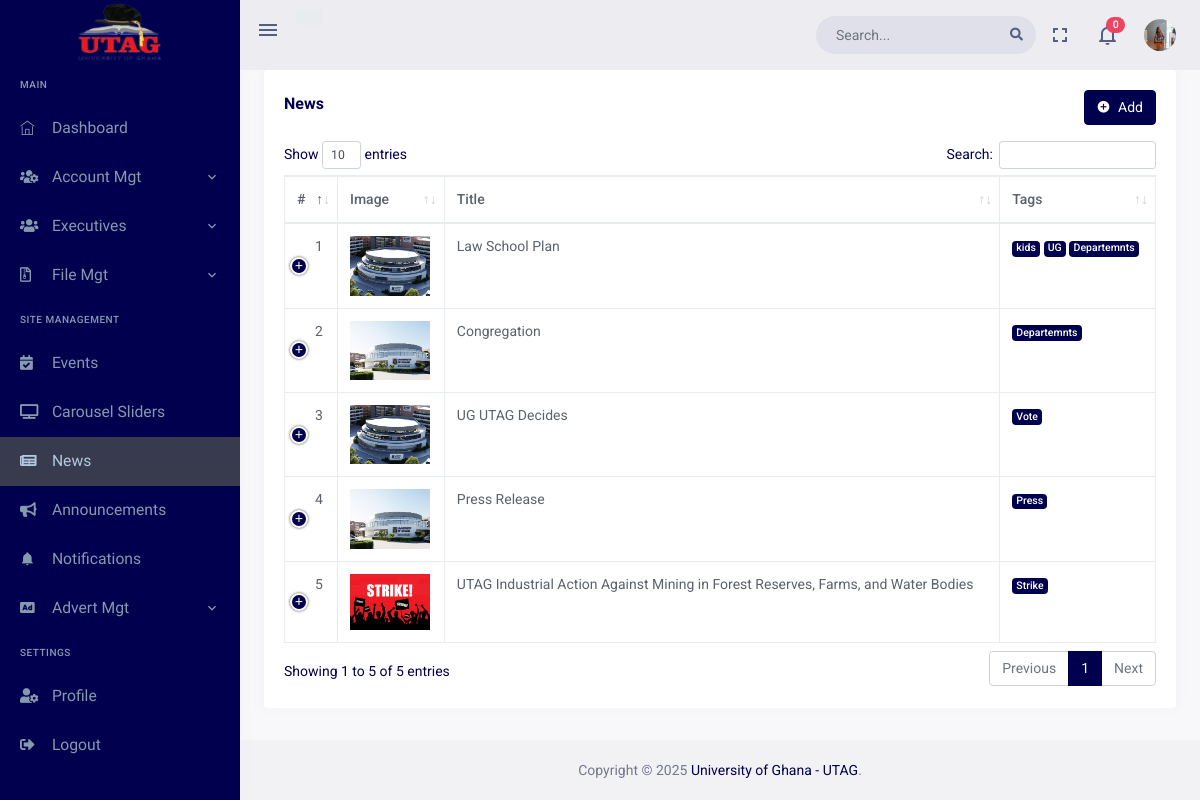
The page /dashboard/news (signed in) on the database its author committed.
### accounts/models.py (models this page shows, shortened)
class User(AbstractBaseUser, PermissionsMixin):
    TITLE_CHOICES = (
        ('Prof.', 'Prof.'),
        ('Dr.', 'Dr.'),
        ('Mr.', 'Mr.'),
        ('Mrs.', 'Mrs.'),
    )
    GENDER_CHOICES = (
        ('Male', 'Male'),
        ('Female', 'Female')
    )
    EXECUTIVE_POSITION_CHOICES = (
        ('President', 'President'),
        ('Vice President', 'Vice President'),
        ('Secretary', 'Secretary'),
        ('Treasurer', 'Treasurer'),
        ('Committee Member', 'Committee Member'),
    )
    title = models.CharField(max_length=5, choices=TITLE_CHOICES)
    first_name = models.CharField(max_length=30)
    other_name = models.CharField(max_length=30, blank=True, null=True)
    last_name = models.CharField(max_length=30)
    gender = models.CharField(max_length=10, choices=GENDER_CHOICES)
    profile_pic = models.ImageField(upload_to='profile_pictures/', blank=True, null=True)
    email = models.EmailField(unique=True)
    email_sent = models.BooleanField(default=False)
    phone_number = models.CharField(max_length=15, blank=True, null=True)
    department = models.CharField(max_length=50, blank=True, null=True)
    created_from_dashboard = models.BooleanField(default=False)
    created_by = models.ForeignKey('self', on_delete=models.CASCADE, blank=True, null=True)
    is_bulk_creation = models.BooleanField(default=False)
    created_at = models.DateTimeField(auto_now_add=True)
    updated_at = models.DateTimeField(auto_now=True)
    is_staff = models.BooleanField(default=False)
    is_superuser = models.BooleanField(default=False)
    executive_image = models.ImageField(upload_to='executive_images/', blank=True, null=True)
    executive_position = models.CharField(max_length=30, choices=EXECUTIVE_POSITION_CHOICES, blank=True, null=True)
    fb_profile_url = models.URLField(blank=True, null=True)
    twitter_profile_url = models.URLField(blank=True, null=True)
    linkedin_profile_url = models.URLField(blank=True, null=True)
    date_appointed = models.DateField(null=True, blank=True)
    date_ended = models.DateField(null=True, blank=True)
    is_active_executive = models.BooleanField(default=False)
    objects = UserManager()
    USERNAME_FIELD = 'email'
    REQUIRED_FIELDS = ['title', 'first_name', 'last_name', 'gender']
    def get_full_name(self):
        if self.other_name:
            return f'{self.title} {self.first_name} {self.other_name} {self.last_name}'
        else:
            return f'{self.title} {self.first_name} {self.last_name}'
    def get_profile_pic_url(self):
        return self.profile_pic.url if self.profile_pic else '/static/dashboard/assets/images/users/profile.png'
    def is_admin(self):
        return self.groups.filter(name='Admin').exists() or self.is_superuser
    def __str__(self):
        return self.get_full_name()
    class Meta:
        permissions = [
        ('view_dashboard', 'Can view dashboard'),
        ('add_admin', 'Can add admin'),
        ('change_admin', 'Can change admin'),
        ('delete_admin', 'Can delete admin'),
        ('view_admin', 'Can view admin'),
        ('add_executive', 'Can add executive'),
        ('change_executive', 'Can change executive'),
        ('delete_executive', 'Can delete executive'),
        ('view_executive', 'Can view executive'),
        ('add_member', 'Can add member'),
        ('change_member', 'Can change member'),
        ('delete_member', 'Can delete member'),
        ('view_member', 'Can view member'),
        ]

### dashboard/models.py (models this page shows, shortened)
class News(models.Model):
    featured_image = models.ImageField(upload_to='news_images/', blank=True, null=True)
    title = models.CharField(max_length=150)
    news_slug = models.SlugField(max_length=150, unique=True, blank=True)
    content = HTMLField()
    author = models.ForeignKey(settings.AUTH_USER_MODEL, on_delete=models.CASCADE, related_name='author')
    tags = models.ManyToManyField('Tag', blank=True)
    is_published = models.BooleanField(default=False)
    created_at = models.DateTimeField(auto_now_add=True)
    updated_at = models.DateTimeField(auto_now=True)
    def get_featured_image_url(self):
        return self.featured_image.url if self.featured_image else None

class Tag(models.Model):
    name = models.CharField(max_length=50, unique=True)
    slug = models.SlugField(max_length=50, unique=True, blank=True)

### dashboard/views/news.py (the view)
# urls.py: path('news',views.NewsView.as_view(), name='news'),
class NewsView(View):
    template_name = 'dashboard_pages/news.html'
    @method_decorator(MustLogin)
    def get(self, request):
        news = News.objects.all()
        notifications = Notification.objects.filter(user=request.user).order_by('-created_at')[:5]
        notification_count = Notification.objects.filter(user=request.user, status='UNREAD').count()
        context = {
            'newss' : news,
            'notifications' : notifications,
            'notification_count' : notification_count
        }
        return render(request, self.template_name, context)

### dashboard/templates/dashboard_pages/news.html (shortened to what this page needs)
{% extends "base/dashboard_base.html" %}
{% load static %}
{% block content %}
<div class="page-content">
  <div class="container-fluid">
    <div class="row">
      <div class="col-12">
        <div class="card">
          <div class="card-body">
            <div class="row align-items-center">
              <div class="col-md-8">
                <h4 class="card-title">News</h4>
              </div>
              {% if user.is_admin or user.is_superuser or user.is_secretary %}
              <div class="col-md-4">
                <div class="float-end d-none d-md-block">
                  <a class="btn btn-primary" href="{% url 'dashboard:create_news' %}">
                    <i class="mdi mdi-plus-circle me-1"></i> Add
                  </a>
                </div>
              </div>
              {% endif %}
            </div>
            <div class="mt-3">
              <table id="datatable" class="table table-bordered dt-responsive nowrap" style="border-collapse: collapse; border-spacing: 0; width: 100%;">
                <thead>
                  <tr>
                    <th>#</th>
                    <th>Image</th>
                    <th>Title</th>
                    <th>Tags</th>
                  </tr>
                </thead>
                <tbody>
                  {% for news in newss %}
                  <tr>
                    <td>{{ forloop.counter }}</td>
                    <td>
                      <img src="{{ news.get_featured_image_url }}" alt="" class="img-fluid" width="80" height="60">
                    </td>
                    <td>{{ news.title }}</td>
                    <td>
                      {% for tag in news.tags.all %}
                        <span class="badge bg-primary">{{ tag.name }}</span>
                      {% empty %}
                        <span class="badge bg-secondary">No Tags</span>
                      {% endfor %}
                    </td>
                  </tr>
                  {% endfor %}
                </tbody>
              </table>
            </div>
          </div>
        </div>
      </div>
    </div>
  </div>
</div>
{% endblock content %}
{% block my_styles %}
 <link href="{% static 'dashboard/assets/libs/datatables.net-bs4/css/dataTables.bootstrap4.min.css' %}" rel="stylesheet" type="text/css">
 <link href="{% static 'dashboard/assets/libs/datatables.net-buttons-bs4/css/buttons.bootstrap4.min.css' %}" rel="stylesheet" type="text/css">
 <link href="{% static 'dashboard/assets/libs/datatables.net-responsive-bs4/css/responsive.bootstrap4.min.css' %}" rel="stylesheet" type="text/css">
 <link href="https://cdn.jsdelivr.net/npm/select2@4.1.0-rc.0/dist/css/select2.min.css" rel="stylesheet" />
{% endblock my_styles %}

### dashboard/templates/includes/dash_header.html (shortened to what this page needs)
{% load static %}
<header id="page-topbar">
    <div class="navbar-header">
        <div class="d-flex">
            <div class="navbar-brand-box">
                <a href="{% url 'website:index' %}" class="logo logo-light">
                    <span class="logo-lg">
                        <img src="{% static 'dashboard/assets/images/utag_ug.png' %}" alt="" height="80">
                    </span>
                </a>
            </div>
            <button type="button" class="btn btn-sm px-3 font-size-24 header-item waves-effect" id="vertical-menu-btn">
                <i class="mdi mdi-menu"></i>
            </button>
            <div class="d-none d-sm-block">
                <div class="pt-3 d-inline-block">
                    {% if user.is_authenticated %}
                    <p class="btn btn-secondary">
                    </p>
                    {% endif %}
                </div>
            </div>
        </div>
        <div class="d-flex">
            <form class="app-search d-none d-lg-block">
                <div class="position-relative">
                    <input type="text" class="form-control" placeholder="Search...">
                    <span class="fa fa-search"></span>
                </div>
            </form>
            <div class="dropdown d-none d-lg-inline-block">
                <button type="button" class="btn header-item noti-icon waves-effect" data-bs-toggle="fullscreen">
                    <i class="mdi mdi-fullscreen"></i>
                </button>
            </div>
            <div class="dropdown d-inline-block">
                <button type="button" class="btn header-item noti-icon waves-effect" id="page-header-notifications-dropdown" data-bs-toggle="dropdown" aria-haspopup="true" aria-expanded="false">
                    <i class="mdi mdi-bell-outline"></i>
                    <span class="badge bg-danger rounded-pill">{{ notification_count }}</span>
                </button>
            </div>
            <div class="dropdown d-inline-block">
                <button type="button" class="btn header-item waves-effect" id="page-header-user-dropdown" data-bs-toggle="dropdown" aria-haspopup="true" aria-expanded="false">
                    <img class="rounded-circle header-profile-user" src="{% if request.user.profile_pic %} {{ request.user.get_profile_pic_url }} {% else %} {% static 'dashboard/assets/images/users/profile.png' %} {% endif %}" alt="Header Avatar">
                </button>
            </div>
        </div>
    </div>
</header>

### rows shown on the page
User: profile_pic (picture)
News: get_featured_image_url (picture), title "Law School Plan"
Tag: name "kids"
Tag: name "UG"
Tag: name "Departemnts"
News: get_featured_image_url (picture), title "Congregation"
News: get_featured_image_url (picture), title "UG UTAG Decides"
Tag: name "Vote"
News: get_featured_image_url (picture), title "Press Release"
Tag: name "Press"
News: get_featured_image_url (picture), title "UTAG Industrial Action Against Mining in Forest Reserves, Farms, and Water Bodies"
Tag: name "Strike"

### other values the page prints
{{ notification_count }} "0"
